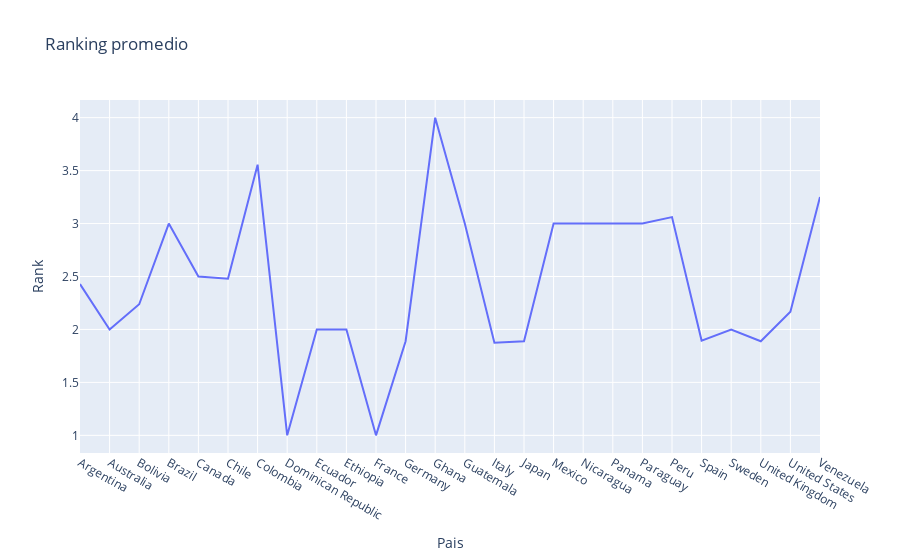

The code cell stored with this chart in its notebook:
### Code cell
print(df_pais.Rank.mean())
px.line(df_pais, x="Pais", y="Rank", title="Ranking promedio")

### Figure 1 — Plotly figure (JSON) as saved in the notebook; plotly's stock layout.template omitted (floating-point values rounded to 4 significant figures)
{"data": [{"hovertemplate": "Pais=%{x}<br>Rank=%{y}<extra></extra>", "legendgroup": "", "line": {"color": "#636efa", "dash": "solid"}, "marker": {"symbol": "circle"}, "mode": "lines", "name": "", "orientation": "v", "showlegend": false, "type": "scatter", "x": ["Argentina", "Australia", "Bolivia", "Brazil", "Canada", "Chile", "Colombia", "Dominican Republic", "Ecuador", "Ethiopia", "France", "Germany", "Ghana", "Guatemala", "Italy", "Japan", "Mexico", "Nicaragua", "Panama", "Paraguay", "Peru", "Spain", "Sweden", "United Kingdom", "United States", "Venezuela"], "xaxis": "x", "y": [2.429, 2, 2.238, 3, 2.5, 2.478, 3.556, 1, 2, 2, 1, 1.889, 4, 3, 1.875, 1.889, 3, 3, 3, 3, 3.061, 1.895, 2, 1.889, 2.167, 3.25], "yaxis": "y"}], "layout": {"legend": {"tracegroupgap": 0}, "title": {"text": "Ranking promedio"}, "xaxis": {"anchor": "y", "domain": [0, 1], "title": {"text": "Pais"}}, "yaxis": {"anchor": "x", "domain": [0, 1], "title": {"text": "Rank"}}}}
